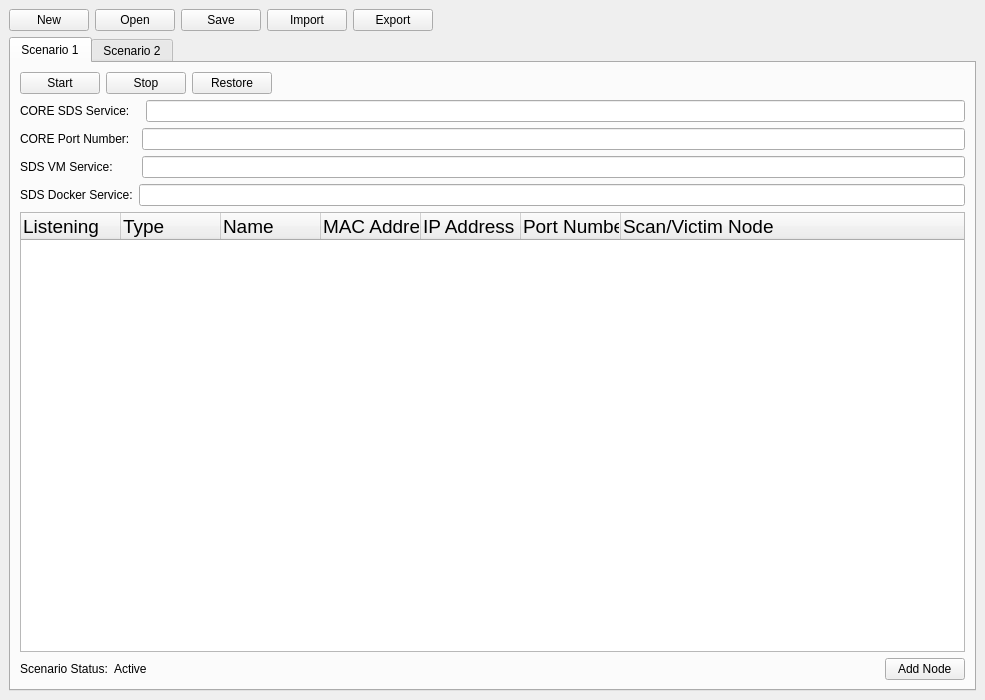
<?xml version="1.0" encoding="UTF-8"?>
<ui version="4.0">
 <class>MainWindow</class>
 <widget class="QMainWindow" name="MainWindow">
  <property name="geometry">
   <rect>
    <x>0</x>
    <y>0</y>
    <width>985</width>
    <height>700</height>
   </rect>
  </property>
  <property name="minimumSize">
   <size>
    <width>812</width>
    <height>580</height>
   </size>
  </property>
  <property name="windowTitle">
   <string>Scan Detection System</string>
  </property>
  <widget class="QWidget" name="CentralLayout_MainWindow">
   <layout class="QGridLayout" name="gridLayout_2">
    <item row="1" column="0">
     <layout class="QVBoxLayout" name="TabWidgetLayout_MainWindow">
      <item>
       <widget class="QTabWidget" name="TabWidget_MainWindow">
        <property name="currentIndex">
         <number>0</number>
        </property>
        <widget class="QWidget" name="Tab_MainWindow">
         <attribute name="title">
          <string>Scenario 1</string>
         </attribute>
         <layout class="QGridLayout" name="gridLayout">
          <item row="0" column="0">
           <layout class="QVBoxLayout" name="TabLayout_MainWindow">
            <item>
             <layout class="QHBoxLayout" name="ScenarioButtonsLayout_MainWindow">
              <item>
               <widget class="QPushButton" name="StartScenarioButton_MainWindow">
                <property name="toolTip">
                 <string>Start Scenario</string>
                </property>
                <property name="text">
                 <string>  Start  </string>
                </property>
               </widget>
              </item>
              <item>
               <widget class="QPushButton" name="StopScenarioButton_MainWindow">
                <property name="toolTip">
                 <string>Stop Scenario</string>
                </property>
                <property name="text">
                 <string>  Stop  </string>
                </property>
               </widget>
              </item>
              <item>
               <widget class="QPushButton" name="RestoreScenarioButton_MainWindow">
                <property name="toolTip">
                 <string>Restore Scenario</string>
                </property>
                <property name="text">
                 <string>Restore</string>
                </property>
               </widget>
              </item>
              <item>
               <spacer name="ScenarioButtonsHorizontalSpacer_MainWindow">
                <property name="orientation">
                 <enum>Qt::Horizontal</enum>
                </property>
                <property name="sizeHint" stdset="0">
                 <size>
                  <width>40</width>
                  <height>20</height>
                 </size>
                </property>
               </spacer>
              </item>
             </layout>
            </item>
            <item>
             <layout class="QVBoxLayout" name="verticalLayout">
              <item>
               <layout class="QHBoxLayout" name="horizontalLayout_5">
                <item>
                 <widget class="QLabel" name="label_4">
                  <property name="text">
                   <string>CORE SDS Service:   </string>
                  </property>
                 </widget>
                </item>
                <item>
                 <widget class="QLineEdit" name="lineEdit_4"/>
                </item>
               </layout>
              </item>
              <item>
               <layout class="QHBoxLayout" name="horizontalLayout_4">
                <item>
                 <widget class="QLabel" name="label_3">
                  <property name="text">
                   <string>CORE Port Number:  </string>
                  </property>
                 </widget>
                </item>
                <item>
                 <widget class="QLineEdit" name="lineEdit_2"/>
                </item>
               </layout>
              </item>
              <item>
               <layout class="QHBoxLayout" name="horizontalLayout_3">
                <item>
                 <widget class="QLabel" name="label_2">
                  <property name="text">
                   <string>SDS VM Service:       </string>
                  </property>
                 </widget>
                </item>
                <item>
                 <widget class="QLineEdit" name="lineEdit_3"/>
                </item>
               </layout>
              </item>
              <item>
               <layout class="QHBoxLayout" name="horizontalLayout_2">
                <item>
                 <widget class="QLabel" name="label">
                  <property name="text">
                   <string>SDS Docker Service:</string>
                  </property>
                 </widget>
                </item>
                <item>
                 <widget class="QLineEdit" name="lineEdit"/>
                </item>
               </layout>
              </item>
             </layout>
            </item>
            <item>
             <widget class="QTreeWidget" name="NodesTreeWidget_MainWindow">
              <column>
               <property name="text">
                <string>Listening</string>
               </property>
               <property name="font">
                <font>
                 <pointsize>14</pointsize>
                 <weight>50</weight>
                 <bold>false</bold>
                </font>
               </property>
              </column>
              <column>
               <property name="text">
                <string>Type                                               </string>
               </property>
               <property name="font">
                <font>
                 <pointsize>14</pointsize>
                 <weight>50</weight>
                 <bold>false</bold>
                </font>
               </property>
              </column>
              <column>
               <property name="text">
                <string>Name                                                                                                                                          </string>
               </property>
               <property name="font">
                <font>
                 <pointsize>14</pointsize>
                 <weight>50</weight>
                 <bold>false</bold>
                </font>
               </property>
              </column>
              <column>
               <property name="text">
                <string>MAC Address  </string>
               </property>
               <property name="font">
                <font>
                 <pointsize>14</pointsize>
                </font>
               </property>
              </column>
              <column>
               <property name="text">
                <string>IP Address</string>
               </property>
               <property name="font">
                <font>
                 <pointsize>14</pointsize>
                </font>
               </property>
              </column>
              <column>
               <property name="text">
                <string>Port Number</string>
               </property>
               <property name="font">
                <font>
                 <pointsize>14</pointsize>
                 <weight>50</weight>
                 <bold>false</bold>
                </font>
               </property>
              </column>
              <column>
               <property name="text">
                <string>Scan/Victim Node</string>
               </property>
               <property name="font">
                <font>
                 <pointsize>14</pointsize>
                 <weight>50</weight>
                 <bold>false</bold>
                </font>
               </property>
              </column>
             </widget>
            </item>
            <item>
             <layout class="QHBoxLayout" name="ScenarioBottomSectionLayout_MainWindow">
              <item>
               <widget class="QLabel" name="ScenarioStatusLabel_MainWindow">
                <property name="text">
                 <string>Scenario Status:</string>
                </property>
               </widget>
              </item>
              <item>
               <widget class="QLabel" name="ScenarioStatus_MainWindow">
                <property name="text">
                 <string>Active</string>
                </property>
               </widget>
              </item>
              <item>
               <spacer name="ScenarioBottomSectionHorizontalSpacer_MainWindow">
                <property name="orientation">
                 <enum>Qt::Horizontal</enum>
                </property>
                <property name="sizeHint" stdset="0">
                 <size>
                  <width>40</width>
                  <height>20</height>
                 </size>
                </property>
               </spacer>
              </item>
              <item>
               <widget class="QPushButton" name="ScenarioAddNodeButton_MainWindow">
                <property name="toolTip">
                 <string>Add New Node</string>
                </property>
                <property name="text">
                 <string>  Add Node  </string>
                </property>
               </widget>
              </item>
             </layout>
            </item>
           </layout>
          </item>
         </layout>
        </widget>
        <widget class="QWidget" name="Tab2">
         <attribute name="title">
          <string>Scenario 2</string>
         </attribute>
         <widget class="QPushButton" name="TestButton">
          <property name="geometry">
           <rect>
            <x>490</x>
            <y>150</y>
            <width>113</width>
            <height>32</height>
           </rect>
          </property>
          <property name="text">
           <string>PushButton</string>
          </property>
         </widget>
        </widget>
       </widget>
      </item>
     </layout>
    </item>
    <item row="0" column="0">
     <layout class="QHBoxLayout" name="ButtonsLayout_MainWindow">
      <item>
       <widget class="QPushButton" name="NewButton_MainWindow">
        <property name="toolTip">
         <string>New Project</string>
        </property>
        <property name="text">
         <string>  New  </string>
        </property>
       </widget>
      </item>
      <item>
       <widget class="QPushButton" name="OpenButton_MainWindow">
        <property name="toolTip">
         <string>Open Project</string>
        </property>
        <property name="text">
         <string>  Open  </string>
        </property>
       </widget>
      </item>
      <item>
       <widget class="QPushButton" name="SaveButton_MainWindow">
        <property name="toolTip">
         <string>Save Project</string>
        </property>
        <property name="text">
         <string>  Save  </string>
        </property>
       </widget>
      </item>
      <item>
       <widget class="QPushButton" name="ImportButton_MainWindow">
        <property name="toolTip">
         <string>Import Project</string>
        </property>
        <property name="text">
         <string>Import</string>
        </property>
       </widget>
      </item>
      <item>
       <widget class="QPushButton" name="ExportButton_MainWindow">
        <property name="toolTip">
         <string>Export Project</string>
        </property>
        <property name="text">
         <string>Export</string>
        </property>
       </widget>
      </item>
      <item>
       <spacer name="ButtonsLayoutHorizontalSpacer_MainWindow">
        <property name="orientation">
         <enum>Qt::Horizontal</enum>
        </property>
        <property name="sizeHint" stdset="0">
         <size>
          <width>40</width>
          <height>20</height>
         </size>
        </property>
       </spacer>
      </item>
     </layout>
    </item>
   </layout>
  </widget>
 </widget>
 <resources/>
 <connections/>
</ui>
